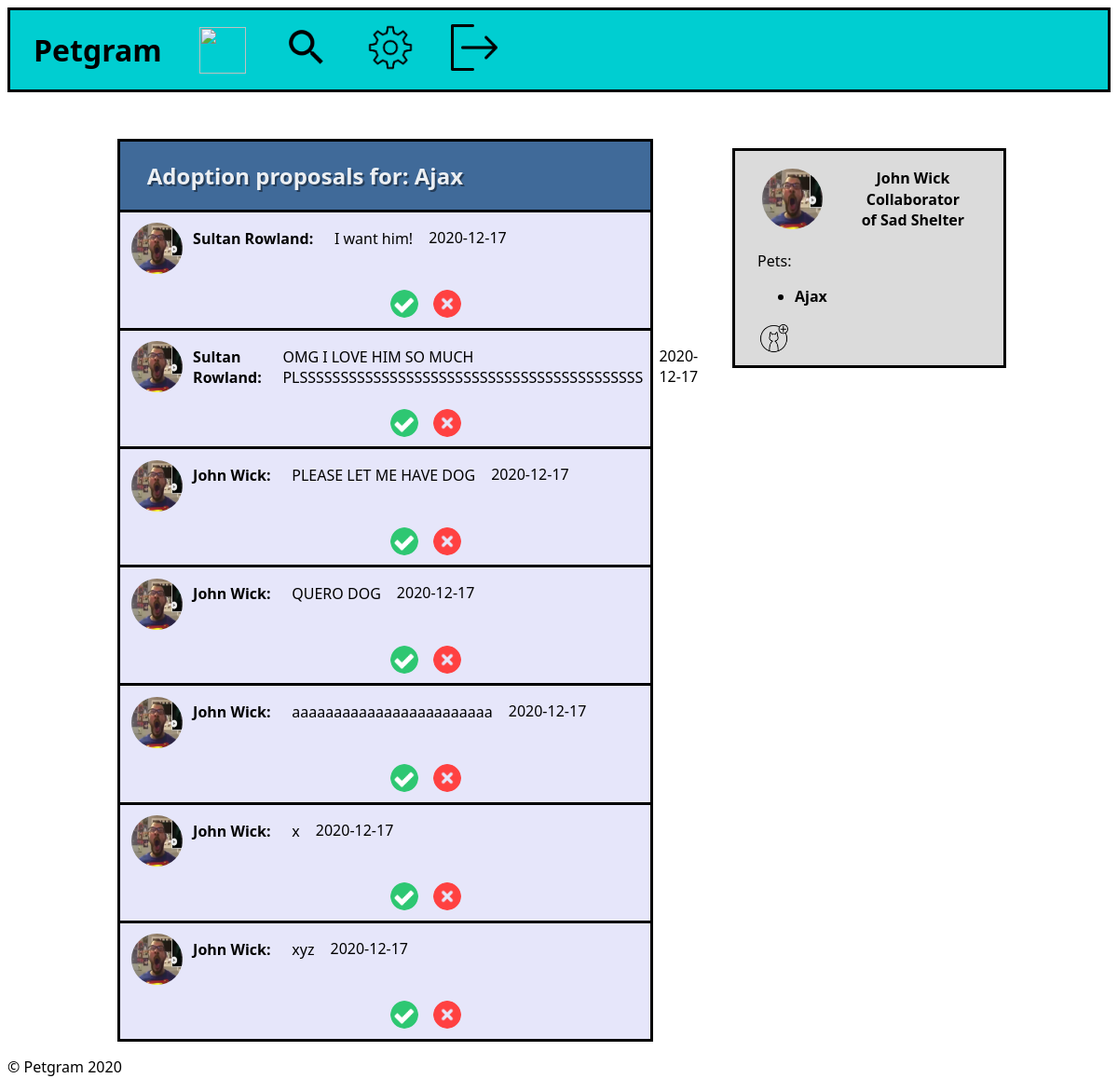
/proposal_list.php?id=3 (signed in), run on the app's committed database.
### tables this page shows
CREATE TABLE Collaborator (
    userID    INTEGER     REFERENCES User (id) ON DELETE CASCADE,
    shelterID INTEGER     REFERENCES Shelter (id) ON DELETE CASCADE,
    admin     BOOLEAN,
    PRIMARY KEY (
        userID,
        shelterID
    )
);

CREATE TABLE Account (
    id INTEGER PRIMARY KEY,
    profilePic   INTEGER  REFERENCES ProfileImage (id) ON DELETE CASCADE,
    name CHAR
);

CREATE TABLE Pet (
    id           INTEGER  PRIMARY KEY,
    ownerID      INTEGER  REFERENCES Account (id) ON DELETE CASCADE,
    profilePic   INTEGER  REFERENCES ProfileImage (id) ON DELETE CASCADE,
    name         CHAR,
    bio          CHAR,
    description  CHAR,
    requirements CHAR
);

CREATE TABLE Proposal (
    id        INTEGER  PRIMARY KEY,
    petID     INTEGER  REFERENCES Pet (id) ON DELETE CASCADE,
    userID INTEGER  REFERENCES User (id) ON DELETE CASCADE,
    date      DATE,
    text      CHAR,
    state     CHAR
);

### database/account.php (called while the page is built)
<?php
    function getAccount($id)
    {
        global $db;
        $stmt = $db->prepare('SELECT * FROM account WHERE id = ?');
        $stmt->execute([$id]);
        return $stmt->fetch();
    }
?>

### database/user.php (called while the page is built, shortened)
<?php
function fetchUser($id)
{
    global $db;
    $id = InputValidator::int($id);
    $stmt = $db->prepare('SELECT * FROM account JOIN user ON account.id = user.id WHERE user.id = ?');
    $stmt->execute([$id]);
    return $stmt->fetch();
}
function getUserPets()
{
    global $db;
    $user_id = $_SESSION['user']['id'];
    $stmt = $db->prepare('SELECT * FROM pet WHERE ownerID = ?');
    $stmt->execute([$user_id]);
    return $stmt->fetchAll();
}
function shelterCollaborator()
{
    global $db;
    $user_id = $_SESSION['user']['id'];
    $stmt = $db->prepare('SELECT * FROM collaborator INNER JOIN shelter ON shelter.id = collaborator.shelterID INNER JOIN account ON account.id = shelter.id WHERE collaborator.userID = ?');
    $stmt->execute([$user_id]);
    return $stmt->fetchAll();
}

### database/pet.php (called while the page is built, shortened)
<?php
    function getPet($id) {
        global $db;
        $stmt = $db->prepare('SELECT * FROM pet WHERE id = ?');
        $stmt->execute([$id]);
        $pet = $stmt->fetch();
        return $pet;
    }
?>

### database/proposal.php (called while the page is built, shortened)
<?php
    function getPendingProposals($petID) {
        global $db;
        try {
            $first_stmt = $db->prepare("SELECT * FROM proposal WHERE petID=(?) and state='PENDING'");
            $first_exec = $first_stmt->execute([$petID]);
            $proposals = $first_stmt->fetchAll();
            return $proposals;
        } catch (Exception $e) {
            return [-1];
        }
    }
?>

### database/input.php (called while the page is built, shortened)
<?php
class InputValidator
{
    static function sanitize($data)
    {
        return trim(htmlspecialchars($data));
    }
    static function int($data)
    {
        $data = self::sanitize($data);
        $data = filter_var($data, FILTER_VALIDATE_INT);
        return $data;
    }
}

### proposal_list.php (the view, shortened to what this page needs)
<?php
include_once('database/connection.php');
include_once('database/pet.php');
include_once('database/proposal.php');
$id = $_GET['id'];
$pet = getPet($id);
$proposals = getPendingProposals($id);
?>
<!DOCTYPE html>
<html lang="en-US">
  <head>
    <link href="css/home.css" rel="stylesheet">
  </head>
  <body>
    <?php include_once('hotbar.php') ?>
    <?php include_once('sidebar.php') ?>
    <section id="proposal_list">
      <div id="top">
        <h1>Adoption proposals for: <?php echo $pet['name'] ?></h1>
      </div>
      <div id="list">
        <?php
          if(count($proposals) == 0)
            echo 'No proposals yet';
          else
            foreach($proposals as $proposal)
            {
              $user = fetchUser($proposal['userID']);
              $account = getAccount($user['id']);
              echo
              '<div class="proposal">
                <div id="content">
                  <img src="images/profileImages/squared/'.$account['profilePic'].'.jpg" alt="" width="55" height="55">
                  <p id="username">'.$account['name'].'</p>
                  <p id="proposalMessage">'.$proposal['text'].'</p>
                  <p id="proposalDate">'.$proposal['date'].'</p>
                </div>
                <div id="confirmDeny">
                  <img class="confirm" src="images/confirm.png" alt="" width="30" height="30">
                  <img class="deny" src="images/deny.png" alt="" width="30" height="30">
                  <input type="hidden" name="petID" value="'.$id.'">
                  <input type="hidden" name="userID" value="'.$user['id'].'">
                  <input type="hidden" name="proposalID" value="'.$proposal['id'].'">
                </div>
              </div>';
            }
        ?>
      </div>
    </section>
    <footer>
      <p>&copy; Petgram 2020</p>
    </footer>
  </body>
</html>

### hotbar.php
<div id="hotBar">
    <a href="index.php"><h1>Petgram</h1></a>
    <a href="index.php"><img src="images/home.png" alt="" width="50" height="50"></a>
    <a href="search_page.php"><img src="images/search.png" alt="" width="50" height="50"></a>
    <a href="user_settings.php"><img src="images/settings.png" alt="" width="50" height="50"></a>
    <a href="logout_action.php"><img src="images/logout.png" alt="Log out icon" width="50" height="50"></a>
</div>

### sidebar.php (shortened to what this page needs)
<?php
include_once('database/user.php');
include_once('database/account.php');
$user_pets = getUserPets();
$shelters = shelterCollaborator();
$id = $_SESSION['user']['id'];
$account = getAccount($id);
?>
<aside id="sideBar">
    <div id="user">
        <img src="images/profileImages/squared/<?php echo $account['profilePic'] ?>.jpg" alt="" width="65" height="65">
        <div id="username">
            <p><?php echo $_SESSION['user']['name'] ?></p>
            <p>
                <?php
                $nShelter = count($shelters);
                if($nShelter > 0) {
                    echo 'Collaborator of ' . $shelters[0]['name'];
                }
                ?>
            </p>
        </div>
    </div>
    <p>Pets:</p>
    <ul>
        <?php
        if (count($user_pets) == 0)
            echo '<li>No pets yet</li>';
        else
            foreach ($user_pets as $user_pet)
                echo '<a href="pet_profile.php?id=' . $user_pet['id'] . '">
                    <li>' . $user_pet['name'] . '</li>
                  </a>'
        ?>
    </ul>
    <a href="add_pet.php"><img src="images/petAdd.png" alt="" width="35" height="35"></a>
</aside>

### css/home.css (style rules this page uses)
body { font-family: 'Segoe UI', Tahoma, Geneva, Verdana, sans-serif; }
#hotBar { display: flex; border-top-style: solid; border-right-style: solid; border-bottom-style: solid; border-left-style: solid; border-bottom-color: black; padding: 5px; background-color: darkturquoise; }
#hotBar a { margin: auto 10px auto 10px; width: min-content; height: min-content; padding: 0%; }
#hotBar * { margin: 10px; }
#sideBar { border-top-style: solid; border-right-style: solid; border-bottom-style: solid; border-left-style: solid; border-bottom-color: black; height: auto; width: 20%; position: fixed; right: 0; background-color: rgb(219, 219, 219); overflow-x: hidden; margin-top: 5%; margin-right: 10%; padding: 1% 2%; }
#sideBar #user { display: flex; }
#sideBar #user img { color: black; margin: auto 5% auto 2%; border-radius: 50%; }
#sideBar #user #username { padding: 2% 5% 2% 10%; }
#sideBar #user p { margin: 1px; text-align: center; font-weight: bold; }
#sideBar ul { font-weight: bold; }
#sideBar a { display: flex; }
a { color: black; color: inherit; text-decoration: inherit; }
#proposal_list { margin: 50px 10% 0px 10%; }
#proposal_list > * { width: 60%; }
#proposal_list #top { color: rgba(255, 255, 255, 0.904); text-shadow: 2px 2px #0000006b; background-color: rgb(64, 106, 153); border-top-style: solid; border-right-style: solid; border-left-style: solid; border-bottom-style: solid; border-color: black; }
#proposal_list #top h1 { margin-left: 5%; }
#proposal_list #list .proposal { width: 100%; border-right-style: solid; border-left-style: solid; border-bottom-style: solid; background-color: lavender; }
#proposal_list #list .proposal #content { display: flex; }
#proposal_list #list .proposal img { border-radius: 50%; margin: 2%; }
#proposal_list #list .proposal #username { margin: 3% 1% auto 0%; font-weight: bold; }
#proposal_list #list .proposal #username::after { content: ": "; }
#proposal_list #list .proposal #proposalMessage { margin: 3%; }
#proposal_list #list .proposal #confirmDeny { margin-left: 50%; }
#proposal_list #list .proposal #confirmDeny * { cursor: pointer; }

### data on the page
collaborator: account.name "Sad Shelter"
pet: name "Ajax"
proposal: account.name "Sultan Rowland", text "I want him!", date "2020-12-17"
proposal: account.name "Sultan Rowland", text "OMG I LOVE HIM SO MUCH PLSSSSSSSSSSSSSSSSSSSSSSSSSSSSSSSSSSSSSSSSSS", date "2020-12-17"
proposal: account.name "John Wick", text "PLEASE LET ME HAVE DOG", date "2020-12-17"
proposal: account.name "John Wick", text "QUERO DOG", date "2020-12-17"
proposal: account.name "John Wick", text "aaaaaaaaaaaaaaaaaaaaaaaa", date "2020-12-17"
proposal: account.name "John Wick", text "x", date "2020-12-17"
proposal: account.name "John Wick", text "xyz", date "2020-12-17"

### other printed values
$_SESSION['user']['name'] "John Wick"
